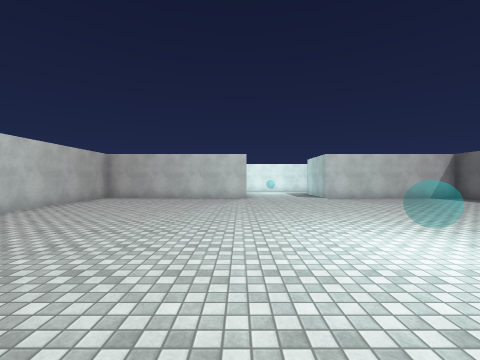
view 1 (above)

15 first-person views from a walk through a scene from a Unity 3-D project. The camera is 1.5 m above the floor, looks level and sees 90° across. The floor is counted in squares, 2 m on a side. Each view is taken from the middle of a square. On the plan, view 1 faces up. The plan holds only what a view shows up to about 9 squares ahead; the rest is blank. The place goes on beyond the plan. The player character is not drawn. Surface patterns are stand-ins for the level's own textures.

view 2
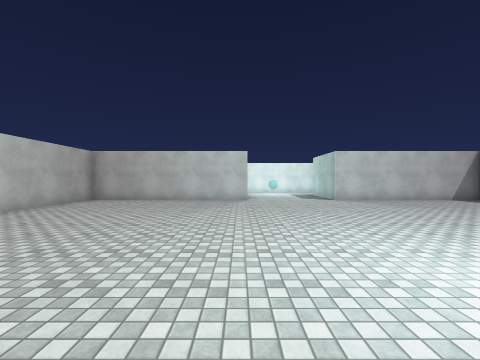

view 3
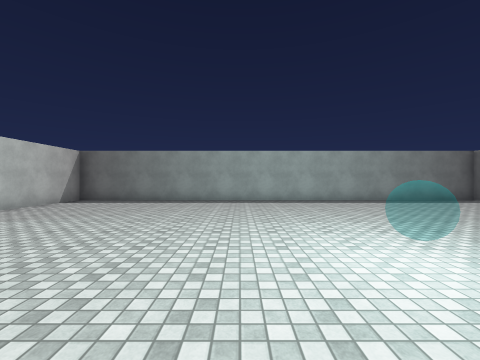

view 4
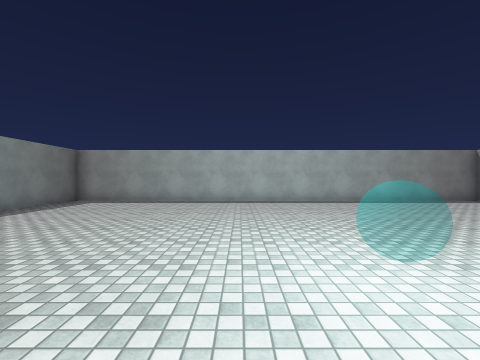

view 5
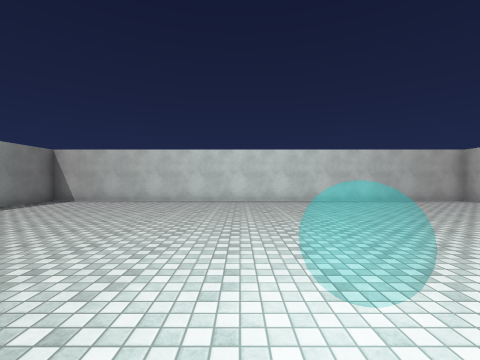

view 6
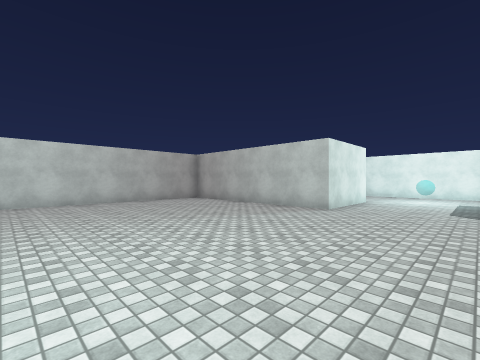

view 7
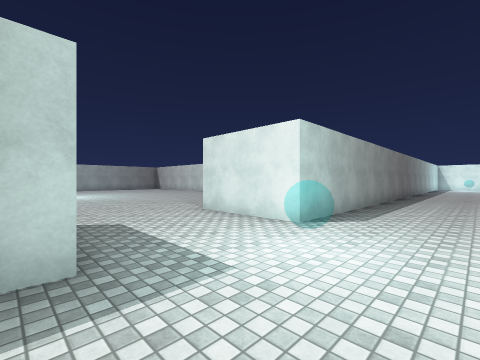

view 8
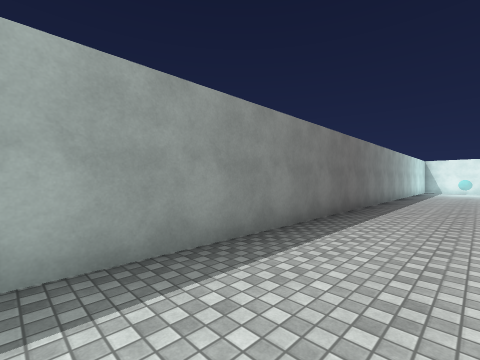

view 9
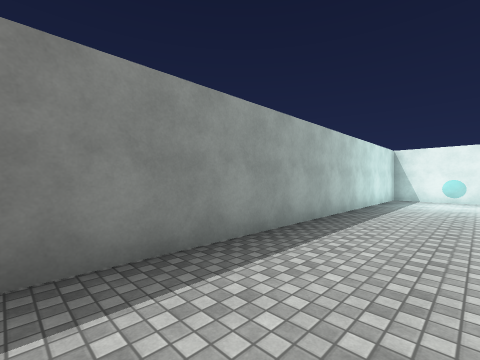

view 10
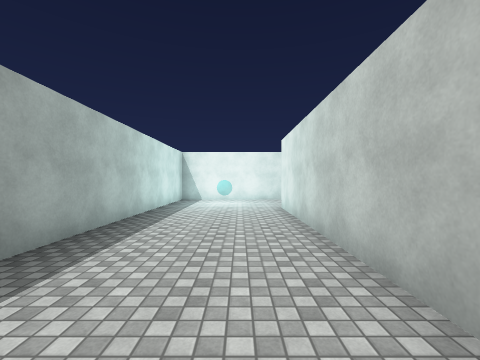

view 11
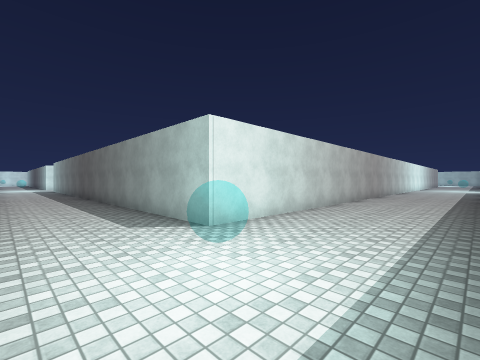

view 12
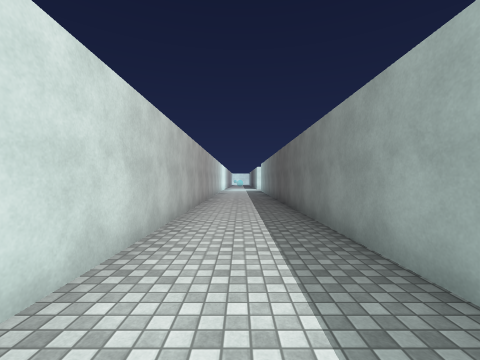

view 13
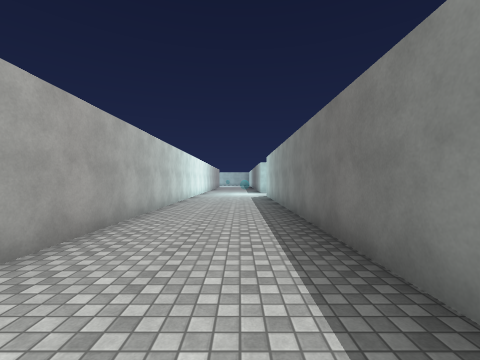

view 14
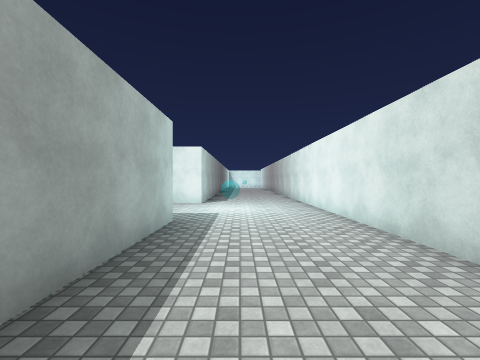

view 15
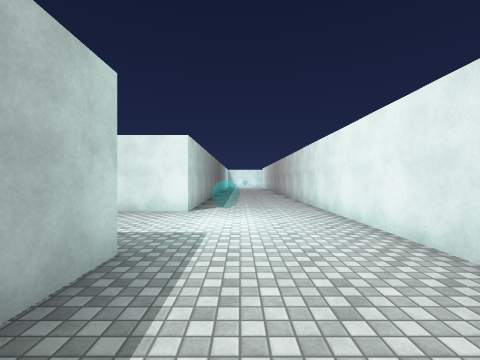

### Floor plan
Points are (right, up) in squares from view 1. A wall is a line through its corners. A room is listed if a view was taken in it or the views show most of it. See-through windows are left out.
Room 1 (views 1, 2, 3, 4, 5, 6)
walls: (0.3, 9.9) (-5.5, 9.9) (-5.5, -4.6) (8.9, -4.6) (8.9, 9.9) (3.5, 9.9)
ways out: opening at (2, 10) to room 2
Room 2 (views 7, 8, 9, 10, 11, 12, 13, 14, 15)
walls: (5.9, 16.1) (-16.6, 16.1) (-16.6, 23.4); (3.5, 12.8) (6.9, 12.8); (-19.2, 15) (-19.2, 12.8) (0.3, 12.8) (0.3, 9.9); (-19.2, 23.4) (-19.2, 17.2)
ways out: opening at (2, 10) to room 1

Where each view was taken, in squares from view 1:
view 1: 0 up, 0 right, facing up
view 2: 1 up, 0 right, facing up
view 3: 4 up, 0 right, facing right
view 4: 4 up, 3 right, facing down
view 5: 2 up, 3 right, facing left
view 6: 4 up, 3 right, facing up-left
view 7: 15 up, 4 right, facing down-left
view 8: 15 up, 2 left, facing down-left
view 9: 15 up, 9 left, facing down-left
view 10: 15 up, 10 left, facing left
view 11: 13 up, 19 left, facing up-right
view 12: 16 up, 18 left, facing up
view 13: 14 up, 11 left, facing right
view 14: 14 up, 8 right, facing left
view 15: 14 up, 6 right, facing left
